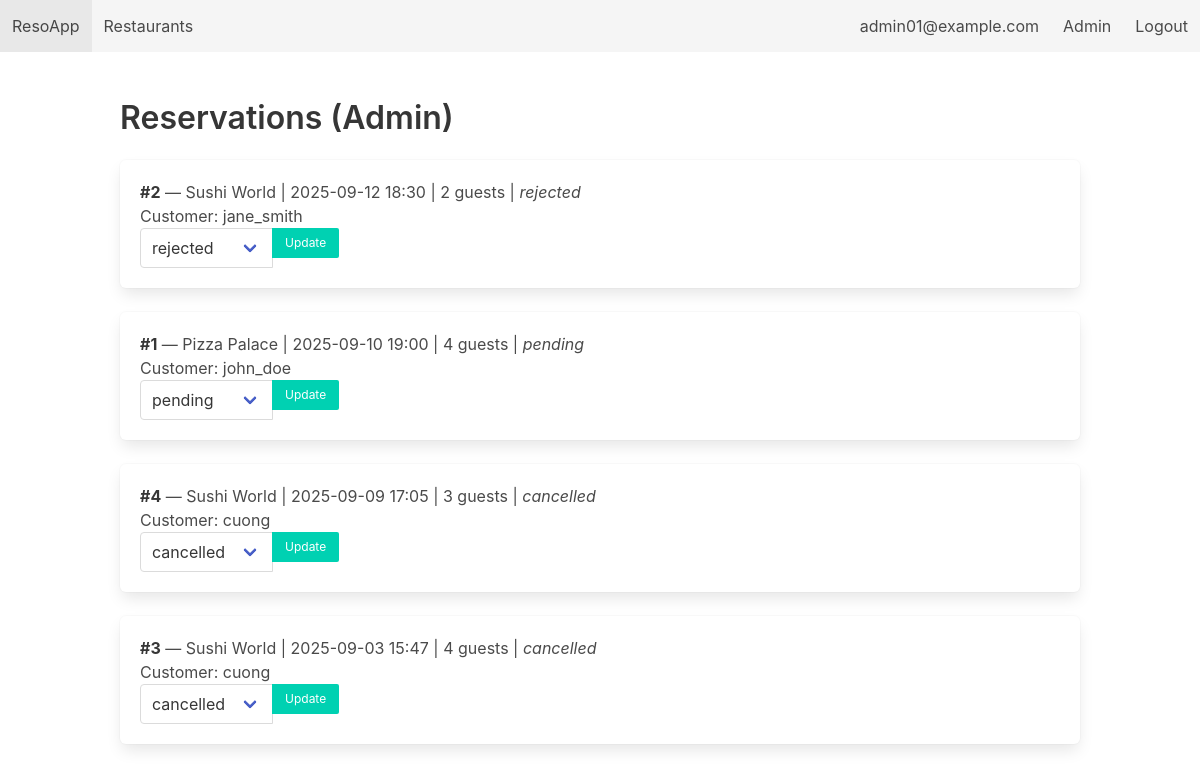
Page /admin/reservations (signed in) on the earlier database version.
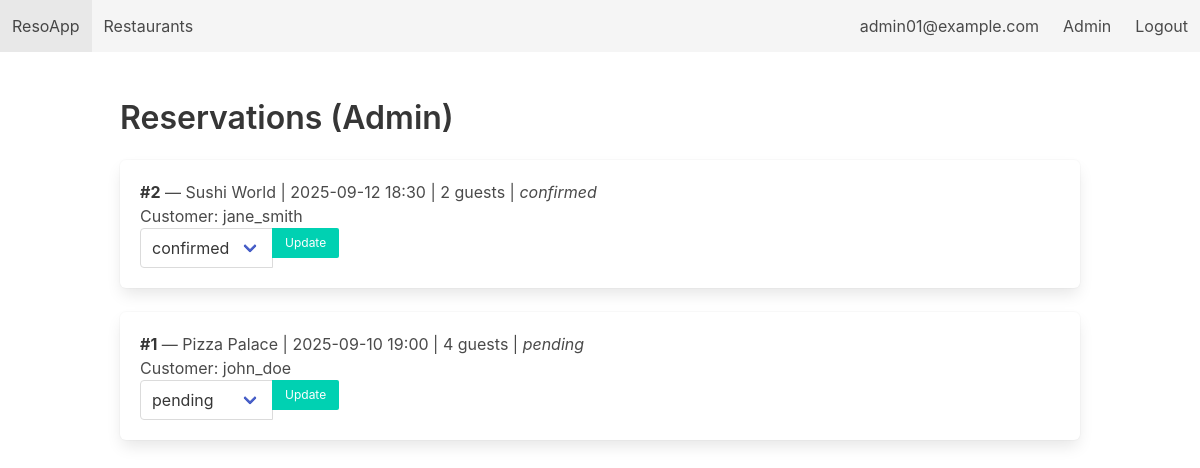
Same page on the later database version.
### tables this page shows
CREATE TABLE Reservations (
        reservation_id  INTEGER PRIMARY KEY AUTOINCREMENT,
        customer_id     INTEGER NOT NULL,
        restaurant_id   INTEGER NOT NULL,
        table_id        INTEGER,
        reservation_date DATE NOT NULL,
        reservation_time TEXT NOT NULL,
        guests          INTEGER NOT NULL CHECK (guests > 0),
        status          TEXT CHECK (status IN ('pending', 'confirmed', 'rejected', 'completed', 'cancelled')) DEFAULT 'pending',
        created_at      DATE DEFAULT (DATE('now')),
        FOREIGN KEY (customer_id) REFERENCES Customers(customer_id) ON DELETE CASCADE,
        FOREIGN KEY (restaurant_id) REFERENCES Restaurants(restaurant_id) ON DELETE CASCADE,
        FOREIGN KEY (table_id) REFERENCES Tables(table_id) ON DELETE SET NULL
    );

CREATE TABLE Restaurants (
        restaurant_id INTEGER PRIMARY KEY AUTOINCREMENT,
        name          TEXT NOT NULL,
        location      TEXT NOT NULL,
        cuisine       TEXT,
        rating        REAL CHECK (rating >= 0 AND rating <= 5),
        description   TEXT,
        created_at    DATE DEFAULT (DATE('now'))
    );

CREATE TABLE Customers (
        customer_id   INTEGER PRIMARY KEY AUTOINCREMENT,
        username      TEXT UNIQUE NOT NULL,
        password_hash TEXT NOT NULL,
        full_name     TEXT,
        email         TEXT UNIQUE NOT NULL,
        phone         TEXT,
        created_at    DATE DEFAULT (DATE('now'))
    );

### app.py (the view)
@app.route('/admin/reservations')
@login_required(role='admin')
def admin_reservations():
    db = get_db()
    rows = db.execute("""
        SELECT r.*, c.username, rest.name as restaurant_name, t.table_number
        FROM Reservations r
        JOIN Customers c ON r.customer_id = c.customer_id
        JOIN Restaurants rest ON r.restaurant_id = rest.restaurant_id
        LEFT JOIN Tables t ON r.table_id = t.table_id
        ORDER BY r.reservation_date DESC, r.reservation_time DESC
    """).fetchall()
    return render_template('admin_reservations.html', reservations=rows)

### app.py (called while the page is built)
def get_db():
    if 'db' not in g:
        g.db = sqlite3.connect(DB_PATH, detect_types=sqlite3.PARSE_DECLTYPES)
        g.db.row_factory = sqlite3.Row
        g.db.execute("PRAGMA foreign_keys = ON;")
    return g.db

def login_required(role=None):
    def decorator(f):
        @wraps(f)
        def wrapper(*args, **kwargs):
            if 'user' not in session:
                flash("Please log in first.", "warning")
                return redirect(url_for('login'))
            if role == 'admin' and session.get('role') != 'admin':
                flash("Admin area. Access denied.", "danger")
                return redirect(url_for('index'))
            return f(*args, **kwargs)
        return wrapper
    return decorator

### templates/admin_reservations.html (shortened to what this page needs)
{% extends "base.html" %}
{% block content %}
<h2 class="title">Reservations (Admin)</h2>
{% for r in reservations %}
  <div class="box">
    <p><strong>#{{ r['reservation_id'] }}</strong> — {{ r['restaurant_name'] }} | {{ r['reservation_date'] }} {{ r['reservation_time'] }} | {{ r['guests'] }} guests | <em>{{ r['status'] }}</em></p>
    <p>Customer: {{ r['username'] }}</p>
    <form method="post" action="{{ url_for('admin_update_reservation', res_id=r['reservation_id']) }}">
      <div class="field has-addons">
        <div class="control">
          <div class="select">
            <select name="status">
              <option value="pending" {% if r['status']=='pending' %}selected{% endif %}>pending</option>
              <option value="confirmed" {% if r['status']=='confirmed' %}selected{% endif %}>confirmed</option>
              <option value="rejected" {% if r['status']=='rejected' %}selected{% endif %}>rejected</option>
              <option value="cancelled" {% if r['status']=='cancelled' %}selected{% endif %}>cancelled</option>
            </select>
          </div>
        </div>
        <div class="control"><button class="button is-small is-primary">Update</button></div>
      </div>
    </form>
  </div>
{% else %}
  <p>No reservations.</p>
{% endfor %}
{% endblock %}

Differences in the rows shown:
removed Reservations: reservation_id "4", restaurant_name "Sushi World", reservation_date "2025-09-09", reservation_time "17:05", guests "3", status "cancelled", username "cuong"
removed Reservations: reservation_id "3", restaurant_name "Sushi World", reservation_date "2025-09-03", reservation_time "15:47", guests "4", status "cancelled", username "cuong"
changed Reservations "Sushi World": status "rejected" → "confirmed"
